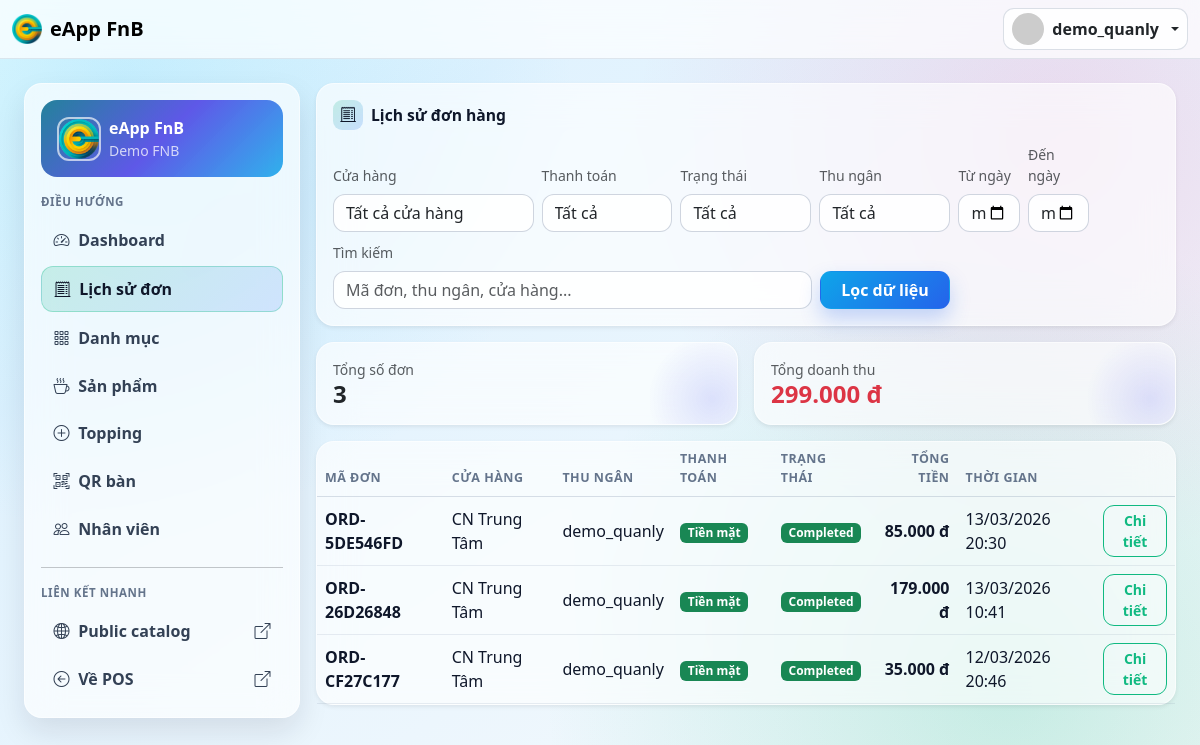
/quanly/orders/ (signed in), run on an earlier commit of the app's database.
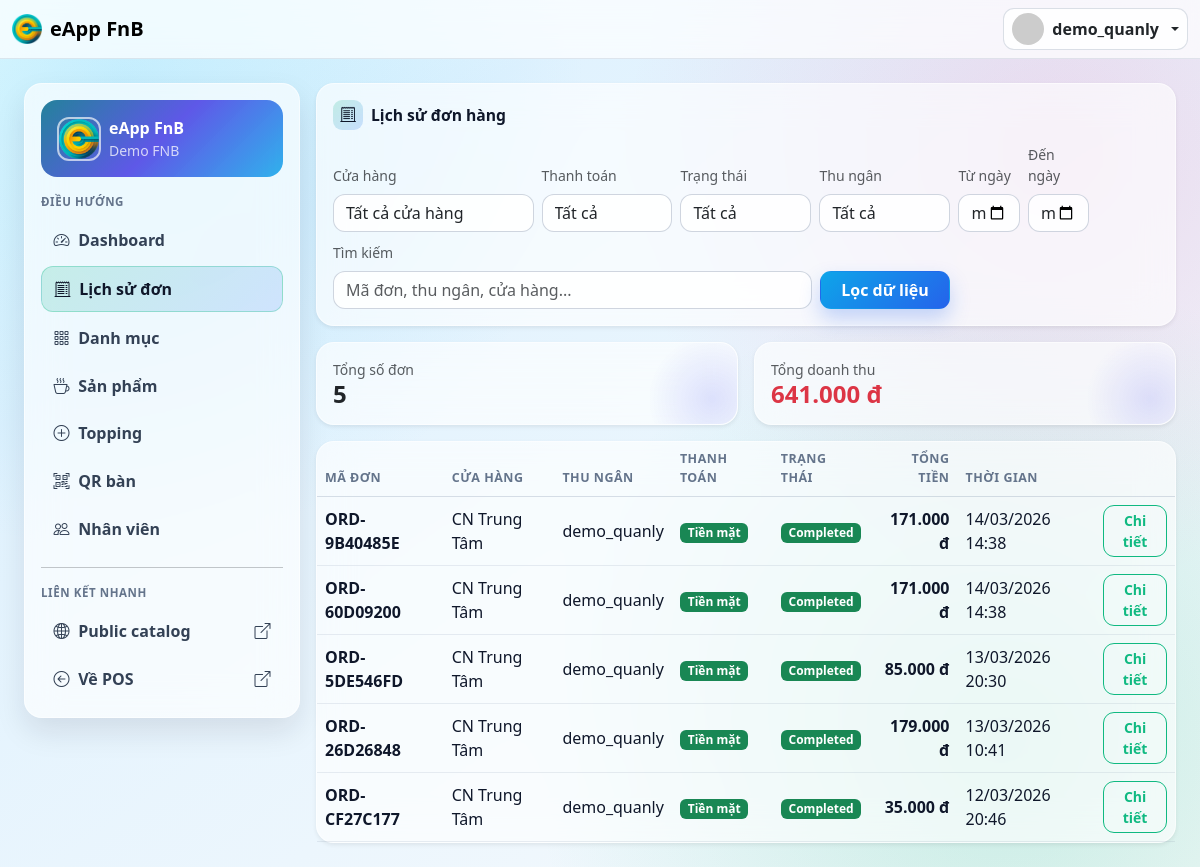
And on a later commit of the database.
### App_Sales/models.py (models this page shows, shortened)
class Order(TimeStampedModel):
    class PaymentMethod(models.TextChoices):
        CASH = 'cash', 'Cash'
        CARD = 'card', 'Card/QR'
    class Status(models.TextChoices):
        COMPLETED = 'completed', 'Completed'
        CANCELLED = 'cancelled', 'Cancelled'
    tenant = models.ForeignKey('App_Tenant.Tenant', on_delete=models.PROTECT, related_name='orders')
    store = models.ForeignKey('App_Tenant.Store', on_delete=models.PROTECT, related_name='orders')
    cashier = models.ForeignKey(settings.AUTH_USER_MODEL, on_delete=models.PROTECT, related_name='orders')
    order_code = models.CharField(max_length=30, unique=True, editable=False)
    payment_method = models.CharField(max_length=20, choices=PaymentMethod.choices)
    status = models.CharField(max_length=20, choices=Status.choices, default=Status.COMPLETED)
    subtotal = models.DecimalField(max_digits=14, decimal_places=2)
    tax_rate = models.DecimalField(max_digits=5, decimal_places=4, default=0)
    tax_amount = models.DecimalField(max_digits=14, decimal_places=2)
    total_amount = models.DecimalField(max_digits=14, decimal_places=2)
    customer_paid = models.DecimalField(max_digits=14, decimal_places=2)
    change_amount = models.DecimalField(max_digits=14, decimal_places=2, default=0)
    class Meta:
        indexes = [
            models.Index(fields=['tenant', 'store', 'created_at']),
            models.Index(fields=['tenant', 'status', 'created_at']),
        ]
        ordering = ['-created_at']

### App_Tenant/models.py (models this page shows, shortened)
class Store(TimeStampedModel):
    tenant = models.ForeignKey(Tenant, on_delete=models.CASCADE, related_name='stores')
    name = models.CharField(max_length=150)
    slug = models.SlugField(max_length=120)
    address = models.CharField(max_length=255, blank=True)
    is_active = models.BooleanField(default=True)
    is_default = models.BooleanField(default=False)
    class Meta:
        ordering = ['tenant__name', 'name']
        constraints = [
            models.UniqueConstraint(fields=['tenant', 'slug'], name='uq_store_tenant_slug'),
            models.UniqueConstraint(
                fields=['tenant'],
                condition=Q(is_default=True),
                name='uq_default_store_per_tenant',
            ),
        ]
        indexes = [
            models.Index(fields=['tenant', 'is_active']),
        ]

### App_Accounts/models.py (models this page shows, shortened)
class User(AbstractUser):
    class Role(models.TextChoices):
        MANAGER = 'MANAGER', 'Manager'
        STAFF = 'STAFF', 'Staff'
    role = models.CharField(max_length=20, choices=Role.choices, default=Role.STAFF)
    tenant = models.ForeignKey(
        'App_Tenant.Tenant',
        on_delete=models.PROTECT,
        related_name='users',
        null=True,
        blank=True,
    )
    class Meta:
        constraints = [
            models.CheckConstraint(
                check=Q(role='STAFF') | Q(tenant__isnull=False),
                name='chk_manager_requires_tenant',
            ),
            models.UniqueConstraint(
                fields=['tenant'],
                condition=Q(role='MANAGER') & Q(tenant__isnull=False),
                name='uq_manager_per_tenant',
            ),
        ]
        indexes = [
            models.Index(fields=['tenant', 'role']),
        ]
    @property
    def is_manager(self):
        return self.role == self.Role.MANAGER

### App_Quanly/views.py (the view)
# urls.py: path('orders/', views.order_history, name='orders'),
@manager_required
def order_history(request):
    tenant = _tenant_or_404(request.user)
    stores = Store.objects.filter(tenant=tenant, is_active=True).order_by('name')
    cashiers = (
        User.objects.filter(tenant=tenant, orders__isnull=False)
        .distinct()
        .order_by('username')
    )
    orders = Order.objects.filter(tenant=tenant).select_related('store', 'cashier')
    selected_store = (request.GET.get('store') or '').strip()
    selected_payment = (request.GET.get('payment_method') or '').strip()
    selected_status = (request.GET.get('status') or '').strip()
    selected_cashier = (request.GET.get('cashier') or '').strip()
    selected_q = (request.GET.get('q') or '').strip()
    date_from = (request.GET.get('date_from') or '').strip()
    date_to = (request.GET.get('date_to') or '').strip()
    if selected_store.isdigit():
        orders = orders.filter(store_id=int(selected_store))
    if selected_payment in {Order.PaymentMethod.CASH, Order.PaymentMethod.CARD}:
        orders = orders.filter(payment_method=selected_payment)
    if selected_status in {Order.Status.COMPLETED, Order.Status.CANCELLED}:
        orders = orders.filter(status=selected_status)
    if selected_cashier.isdigit():
        orders = orders.filter(cashier_id=int(selected_cashier))
    if selected_q:
        orders = orders.filter(
            Q(order_code__icontains=selected_q)
            | Q(cashier__username__icontains=selected_q)
            | Q(store__name__icontains=selected_q)
        )
    try:
        start_dt, end_dt = _parse_date_bounds(date_from, date_to)
    except ValueError:
        messages.error(request, 'Bộ lọc ngày không hợp lệ.')
        start_dt, end_dt = None, None
    if start_dt:
        orders = orders.filter(created_at__gte=start_dt)
    if end_dt:
        orders = orders.filter(created_at__lte=end_dt)
    summary = orders.aggregate(
        total_orders=Coalesce(Count('id'), 0),
        total_revenue=Coalesce(Sum('total_amount'), Decimal('0')),
    )
    orders = orders.prefetch_related(
        Prefetch(
            'items',
            queryset=OrderItem.objects.prefetch_related('toppings').order_by('id'),
        )
    ).order_by('-created_at')
    paginator = Paginator(orders, 20)
    page_obj = paginator.get_page(request.GET.get('page'))
    query_params = request.GET.copy()
    query_params.pop('page', None)
    return render(
        request,
        'App_Quanly/order_history.html',
        {
            'stores': stores,
            'cashiers': cashiers,
            'page_obj': page_obj,
            'orders': page_obj.object_list,
            'total_orders': summary['total_orders'] or 0,
            'total_revenue': summary['total_revenue'] or Decimal('0'),
            'selected_store': selected_store,
            'selected_payment': selected_payment,
            'selected_status': selected_status,
            'selected_cashier': selected_cashier,
            'selected_q': selected_q,
            'date_from': date_from,
            'date_to': date_to,
            'payment_choices': Order.PaymentMethod.choices,
            'status_choices': Order.Status.choices,
            'query_string': query_params.urlencode(),
        },
    )

### App_Accounts/permissions.py (called while the page is built)
def role_required(roles):
    def decorator(view_func):
        @login_required
        @wraps(view_func)
        def _wrapped(request, *args, **kwargs):
            if request.user.role not in roles:
                raise PermissionDenied('Bạn không có quyền truy cập.')
            return view_func(request, *args, **kwargs)
        return _wrapped
    return decorator

### App_Core/context_processors.py (called while the page is built)
def core_context(request):
    return {
        'app_name': 'eApp FnB',
    }

### App_Core/templatetags/number_format.py (called while the page is built)
@register.filter
def thousand_sep(value):
    if value in (None, ''):
        return '0'
    try:
        amount = Decimal(str(value))
    except (InvalidOperation, TypeError, ValueError):
        return value
    rounded = amount.quantize(Decimal('1'), rounding=ROUND_HALF_UP)
    number = int(rounded)
    sign = '-' if number < 0 else ''
    return f"{sign}{abs(number):,}".replace(',', '.')

### App_Quanly/views.py (called while the page is built)
def _tenant_or_404(user):
    if not user.tenant_id:
        raise Http404('User chưa được gán tenant')
    return user.tenant

### templates/App_Quanly/order_history.html (shortened to what the changed rows need)
{% extends 'App_Quanly/_layout.html' %}
{% load number_format %}
{% block quanly_content %}
<div class="card border-0 shadow-sm mb-3">
    <div class="card-body">
        <h2 class="admin-card-title">
            <i class="bi bi-receipt-cutoff"></i>
            Lịch sử đơn hàng
        </h2>
    </div>
</div>
<div class="row g-3 mb-3">
    <div class="col-md-6">
        <div class="card border-0 shadow-sm h-100 metric-card">
            <div class="card-body">
                <div class="text-muted small">Tổng số đơn</div>
                <div class="h4 fw-bold mb-0">{{ total_orders|thousand_sep }}</div>
            </div>
        </div>
    </div>
    <div class="col-md-6">
        <div class="card border-0 shadow-sm h-100 metric-card">
            <div class="card-body">
                <div class="text-muted small">Tổng doanh thu</div>
                <div class="h4 fw-bold text-danger mb-0">{{ total_revenue|thousand_sep }} đ</div>
            </div>
        </div>
    </div>
</div>
<div class="card border-0 shadow-sm">
    <div class="card-body p-0">
        <div class="table-responsive">
            <table class="table align-middle mb-0">
                <thead>
                    <tr>
                        <th>Mã đơn</th>
                        <th>Cửa hàng</th>
                        <th>Thu ngân</th>
                        <th>Thanh toán</th>
                        <th>Trạng thái</th>
                        <th class="text-end">Tổng tiền</th>
                        <th>Thời gian</th>
                        <th></th>
                    </tr>
                </thead>
                <tbody>
                    {% for order in orders %}
                    <tr>
                        <td class="fw-semibold">{{ order.order_code }}</td>
                        <td>{{ order.store.name }}</td>
                        <td>{{ order.cashier.username }}</td>
                        <td>
                            {% if order.payment_method == 'cash' %}
                            <span class="badge text-bg-success">Tiền mặt</span>
                            {% else %}
                            <span class="badge text-bg-primary">Thẻ/QR</span>
                            {% endif %}
                        </td>
                        <td>
                            {% if order.status == 'completed' %}
                            <span class="badge text-bg-success">Completed</span>
                            {% else %}
                            <span class="badge text-bg-secondary">Cancelled</span>
                            {% endif %}
                        </td>
                        <td class="text-end fw-semibold">{{ order.total_amount|thousand_sep }} đ</td>
                        <td>{{ order.created_at|date:'d/m/Y H:i' }}</td>
                        <td class="text-end">
                            <button class="btn btn-sm btn-outline-primary" type="button" data-bs-toggle="collapse" data-bs-target="#order-detail-{{ order.id }}">
                                Chi tiết
                            </button>
                        </td>
                    </tr>
                    {% empty %}
                    <tr>
                        <td colspan="8" class="text-center text-muted py-4">Không có đơn hàng phù hợp bộ lọc.</td>
                    </tr>
                    {% endfor %}
                </tbody>
            </table>
        </div>
    </div>
</div>
{% endblock %}

What changed in the data, as far as the page shows it:
added Order: order_code "ORD-9B40485E", store.name "CN Trung Tâm", cashier.username "demo_quanly", payment_method "Tiền mặt", status "Completed", total_amount|thousand_sep "171.000", created_at "14/03/2026 14:38"
added Order: order_code "ORD-60D09200", store.name "CN Trung Tâm", cashier.username "demo_quanly", payment_method "Tiền mặt", status "Completed", total_amount|thousand_sep "171.000", created_at "14/03/2026 14:38"
Also different on the page:
{{ total_orders|thousand_sep }}: "3" → "5"
{{ total_revenue|thousand_sep }}: "299.000" → "641.000"
